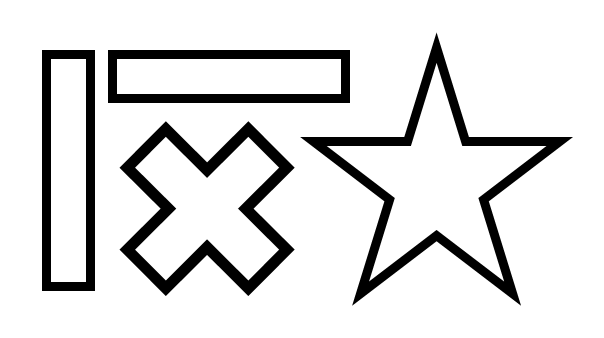
#> input picture A01/submission/shapes.png, 604 x 338 px, given in place of lenna.png, which was not available
$ jupyter execute edge_detection.ipynb
#> lines starting #> are read from the running program, lines starting #| are printed output that depends on the picture; pictures that were not available may be replaced by others from this repository, and a replacement may not be noted
#> in doPart2, image is the input picture: shape (338, 604); min 0, max 255, mean 222.3
[cell 1]
import cv2
import numpy as np
import matplotlib.pyplot as plt
import time

LENNA_PATH = "../images/lenna.png"
SHAPE_PATH = "../images/shapes.png"

# [5 lines left out: function get_gaussian_filter_1d, not called in this run]

def get_gaussian_filter_2d(size, sigma) :
    x_grid, y_grid = np.meshgrid(
        np.arange(-2, 3),
        np.arange(-2, 3)
    )
    distance_square_map = x_grid ** 2 + y_grid ** 2
    kernel = np.exp(-distance_square_map / (2*sigma*sigma))
    kernel /= kernel.sum()
    return kernel


# [49 lines left out: functions get_gaussian_filter_2d_using_1d, cross_correlation_1d, not called in this run]

def cross_corr_2d_1(img, kernel) :
    img_height, img_width = img.shape
#> img_height = 338; img_width = 604
    ker_height, ker_width = kernel.shape
    post_width = img_width - ker_width + 1
#> post_width = 602
    post_hight = img_height - ker_height + 1
#> post_hight = 336
    row_pad = kernel.shape[0] // 2
    col_pad = kernel.shape[1] // 2

    #print(kernel.shape, row_pad, col_pad, img_height, img_width, post_hight, post_width)

    filtered = np.zeros(img.shape)
    for i in range(row_pad, img_height - row_pad) :
        for j in range(col_pad, col_pad + post_width) :
            filtered[i][j] = np.sum(
                img[i-row_pad : i+row_pad+1 ,  j-col_pad : j+col_pad+1 ] * kernel
            )
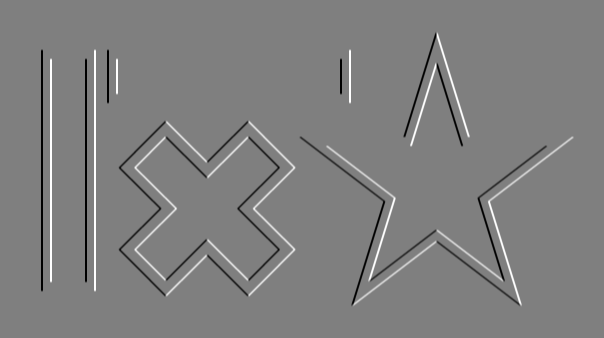
#> filtered: shape (338, 604) float64; min -1020, max 1020, mean 0; drawn with min black and max white

    filtered[ list(range(row_pad)),:] = filtered[row_pad,:]
    filtered[
        list(range(img_height - row_pad, img_height)),
        :
    ] = filtered[row_pad + post_hight - 1,:]

    filtered[:, list(range(col_pad)) ] = filtered[:,col_pad].reshape(-1, 1)
    filtered[
        :,
        list(range(img_width - col_pad, img_width))
    ] = filtered[:, img_width - col_pad - 1].reshape(-1, 1)

    return filtered

def cross_correlation_2d(img, kernel) :
    """
    """
    return cross_corr_2d_1(img, kernel)
#> after the loop in cross_corr_2d_1 (call 2), `for i in range(row_pad, img_height - row_pad) :`:
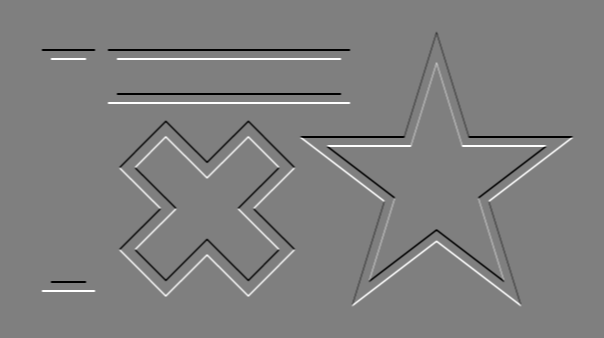
#> filtered: shape (338, 604) float64; min -1020, max 1020, mean 0; drawn with min black and max white

[cell 2]
def compute_image_gradient(img) :
    sobel_h = np.array([
        [-1, 0, 1],
        [-2, 0, 2],
        [-1, 0, 1]
    ])
    sobel_v = sobel_h.copy().T

    grad_h = cross_correlation_2d(img, sobel_h)
    grad_v = cross_correlation_2d(img, sobel_v)

    mag = np.hypot(grad_h, grad_v)
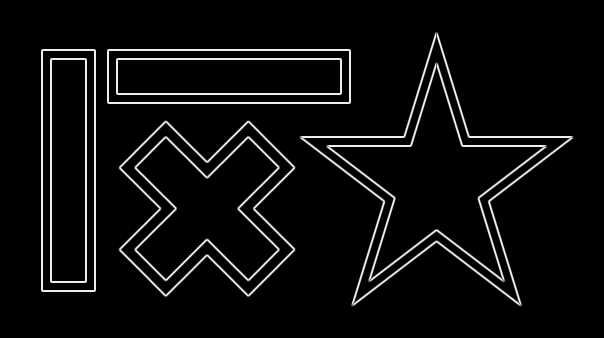
#> mag: shape (338, 604) float64; min 0, max 1096.7, mean 54.6; drawn with min black and max white
    mag = mag / mag.max() * 255
    dir = np.arctan2(grad_v, grad_h)
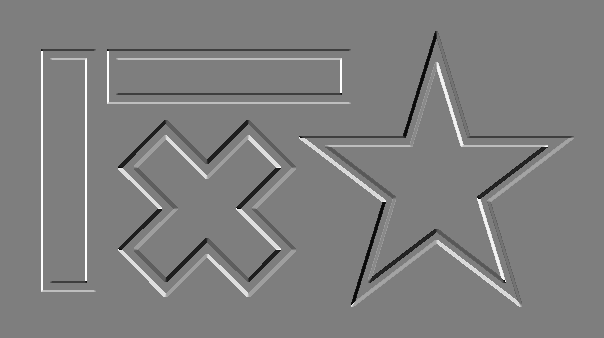
#> dir: shape (338, 604) float64; min -3.09, max 3.14, mean 0.0158; drawn with min black and max white
#| (338, 604)
    return mag, dir

def non_maximum_suppression_dir(mag, dir) :
    img_height, img_width = mag.shape
#> img_height = 338; img_width = 604
    suppressed = np.zeros(mag.shape)
    for i in range(1,img_height-1):
        for j in range(1,img_width-1):
            front = 255
            back = 255
            # 45, 225
            if (np.deg2rad(22.5) <= dir[i,j] < np.deg2rad(67.5)) :
                front = mag[i+1, j-1]
                back = mag[i-1, j+1]
            # 90, 270
            elif (np.deg2rad(67.5) <= dir[i,j] < np.deg2rad(112.5)):
                front = mag[i+1, j]
                back = mag[i-1, j]
            # 135, 315
            elif (np.deg2rad(112.5) <= dir[i,j] < np.deg2rad(157.5)):
                front = mag[i-1, j-1]
                back = mag[i+1, j+1]
            # 0, 180
            else :
                front = mag[i, j+1]
                back = mag[i, j-1]

            if mag[i,j] >= front and mag[i,j] >= back:
                suppressed[i,j] = mag[i,j]
            else:
                suppressed[i,j] = 0
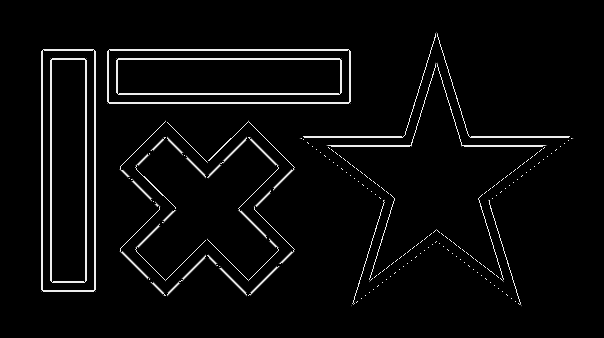
#> suppressed: shape (338, 604) float64; min 0, max 255, mean 9.2
    return suppressed


def doPart2(
    img_name
) :
    image = cv2.imread(img_name, cv2.IMREAD_GRAYSCALE)
    gaussian_filter = get_gaussian_filter_2d(7, 1.5)

    print("computing gradient of ", img_name, "...")
    start_time = time.time()
    mag, dir = compute_image_gradient(image)
    print("took", time.time() - start_time, "second")


    plt.imshow(mag)
    plt.show()
    print(mag.shape)


    print("non maximum suppressing", img_name, "...")
    start_time = time.time()
    suppressed = non_maximum_suppression_dir(mag, dir)
    print("took", time.time() - start_time, "second")


    plt.imshow(suppressed)
    plt.show()
    print(suppressed.shape)
#| (338, 604)
